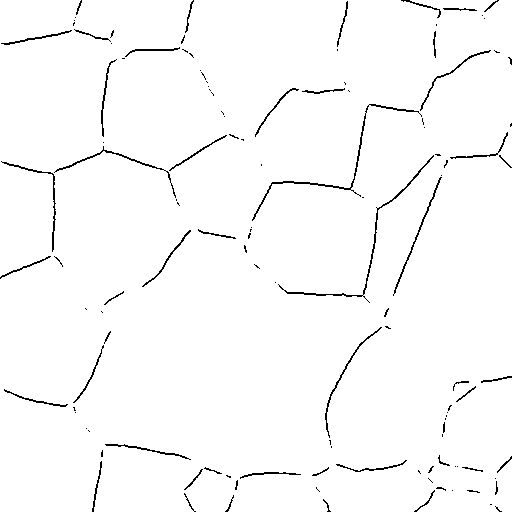
#> input picture output_mask.png, 512 x 512 px
$ jupyter execute --allow-errors contour.ipynb
#> lines starting #> are read from the running program, lines starting #| are printed output that depends on the picture; after the words box and inside, x2 and y2 are one past the last pixel; in counts of white or black regions, pixels touching at a corner belong together
[cell 1]
import cv2
import numpy as np
import matplotlib.pyplot as plt
from skimage.morphology import skeletonize

[cell 2]
img = cv2.imread('output_mask.png', cv2.IMREAD_COLOR)
#> img is the input picture: shape (512, 512, 3); 97.9% white; black in thin lines or dots
print(img.shape)
#| (512, 512, 3)
plt.imshow(img)

[cell 3]
img_gray = cv2.cvtColor(img, cv2.COLOR_BGR2GRAY)
#> img_gray: shape (512, 512); 97.9% white; black in thin lines or dots
_, binary_img = cv2.threshold(img_gray, 127, 255, cv2.THRESH_BINARY_INV)
#> binary_img: shape (512, 512); 2.1% white in thin lines or dots
pad_img = np.pad(binary_img, pad_width=((5,5),(5,5)), mode='constant', constant_values=0)
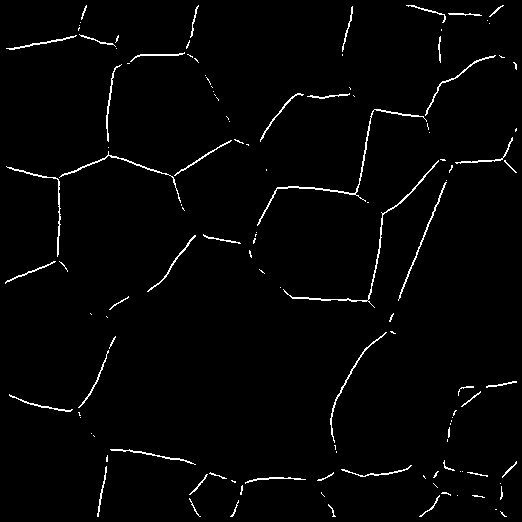
#> pad_img: shape (522, 522); 2% white in thin lines or dots
kernel = np.ones((3,3), np.uint8)
dilated = cv2.dilate(pad_img, kernel, iterations=10)
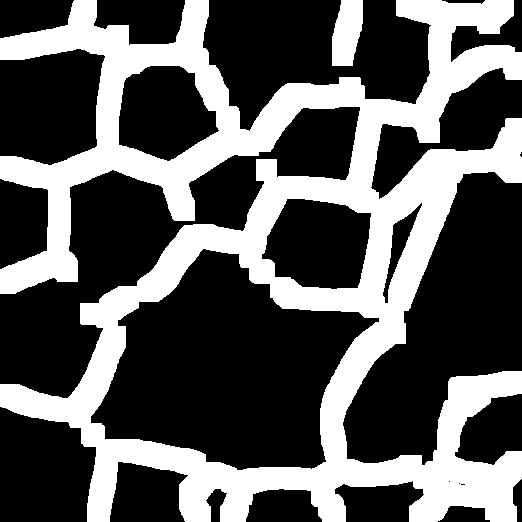
#> dilated: shape (522, 522); 35.1% white; 2 white regions, box (x1, y1, x2, y2) and area: (0, 0, 522, 522) 94036, (332, 0, 363, 66) 1618
closed = cv2.morphologyEx(dilated, cv2.MORPH_CLOSE, kernel=np.ones((5,5), np.uint8), iterations=1)
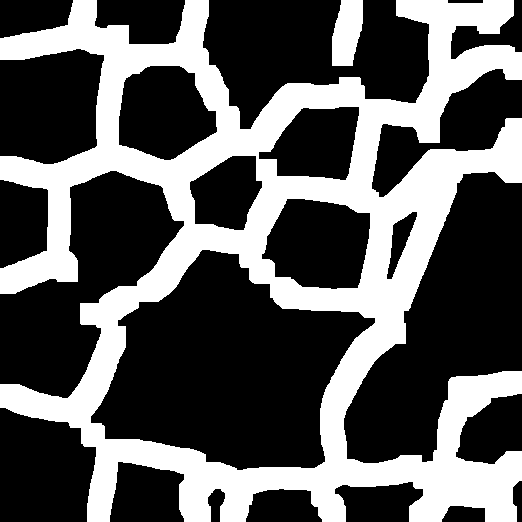
#> closed: shape (522, 522); 35.2% white; 2 white regions, box (x1, y1, x2, y2) and area: (0, 0, 522, 522) 94431, (332, 0, 363, 66) 1618
skeleton = skeletonize(closed // 255).astype(np.uint8) * 255
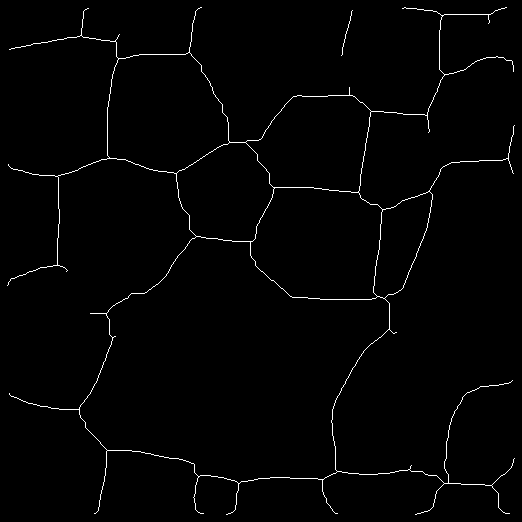
#> skeleton: shape (522, 522); 1.4% white in thin lines or dots
plt.imshow(skeleton, cmap='gray')

[cell 4]
# 끝점을 정확히 찾는 함수
def find_endpoints(skel):
    endpoints = []
    h, w = skel.shape
    for y in range(1, h - 1):
        for x in range(1, w - 1):
            if skel[y, x] == 255:
                neighborhood = skel[y-1:y+2, x-1:x+2]
                if np.sum(neighborhood == 255) == 2:  # 본인 포함 2픽셀(즉 주변 픽셀 1개만 연결된 상태)
                    endpoints.append((y, x))
    return endpoints

# 끝점들을 가장자리와 연결하는 함수
def connect_endpoints_to_edges(skeleton, threshold=50):
    h, w = skeleton.shape
    endpoints = find_endpoints(skeleton)
    connected = skeleton.copy()

    for y, x in endpoints:
        # 각 끝점에서 가장 가까운 가장자리 판단
        distances = {'left': x, 'right': w - x - 1, 'top': y, 'bottom': h - y - 1}
        closest_edge, min_dist = min(distances.items(), key=lambda item: item[1])

        # threshold 내의 가장자리로 연결
        if min_dist < threshold:
            if closest_edge == 'left':
                cv2.line(connected, (x, y), (0, y), 255, 1)
            elif closest_edge == 'right':
                cv2.line(connected, (x, y), (w - 1, y), 255, 1)
            elif closest_edge == 'top':
                cv2.line(connected, (x, y), (x, 0), 255, 1)
            elif closest_edge == 'bottom':
                cv2.line(connected, (x, y), (x, h - 1), 255, 1)

    return connected

[cell 5]
connected = connect_endpoints_to_edges(skeleton, threshold=50)
#> after the loop in find_endpoints, `for y in range(1, h - 1):`: endpoints = 30 pairs, first value 7 to 514, second value 7 to 514
#> the loop in connect_endpoints_to_edges, `for y, x in endpoints:` made 30 passes
#> (y, x, distances, closest_edge, min_dist) on passes 1 to 9: (7, 201, {'left': 201, 'right': 320, 'top': 7, 'bottom': 514}, 'top', 7), (7, 506, {'left': 506, 'right': 15, 'top': 7, 'bottom': 514}, 'top', 7), (8, 88, {'left': 88, 'right': 433, 'top': 8, 'bottom': 513}, 'top', 8), (8, 402, {'left': 402, 'right': 119, 'top': 8, 'bottom': 513}, 'top', 8), (10, 352, {'left': 352, 'right': 169, 'top': 10, 'bottom': 511}, 'top', 10), (23, 488, {'left': 488, 'right': 33, 'top': 23, 'bottom': 498}, 'top', 23), (34, 119, {'left': 119, 'right': 402, 'top': 34, 'bottom': 487}, 'top', 34), (49, 9, {'left': 9, 'right': 512, 'top': 49, 'bottom': 472}, 'left', 9), (55, 341, {'left': 341, 'right': 180, 'top': 55, 'bottom': 466}, 'top', 55)
#> after the loop in connect_endpoints_to_edges, `for y, x in endpoints:`:
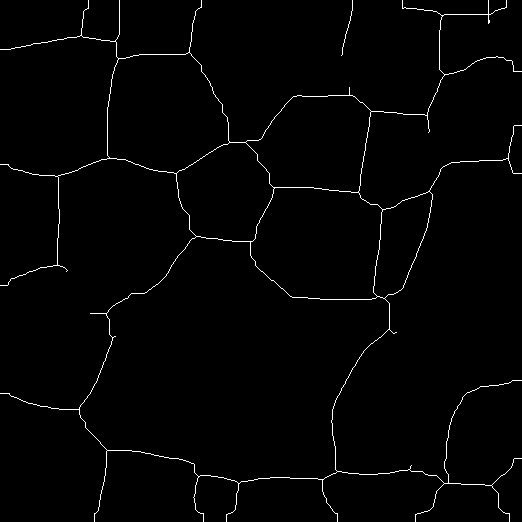
#> connected: shape (522, 522); 1.4% white in thin lines or dots
cropped_back = connected[5:-5, 5:-5]
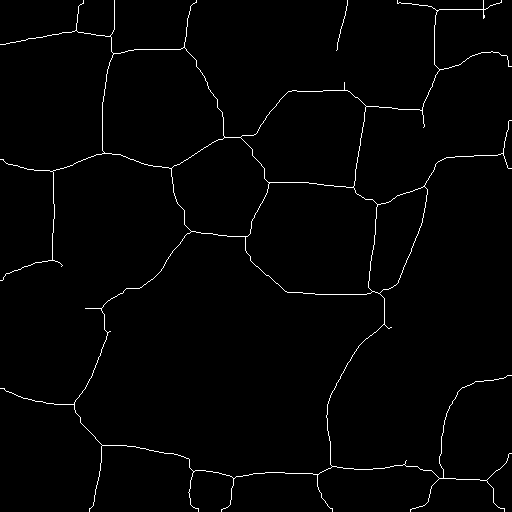
#> cropped_back: shape (512, 512); 1.4% white in thin lines or dots
final_img = np.ones_like(cropped_back, dtype=np.uint8) * 255
final_img[cropped_back == 255] = 0
plt.imshow(final_img, cmap='gray')
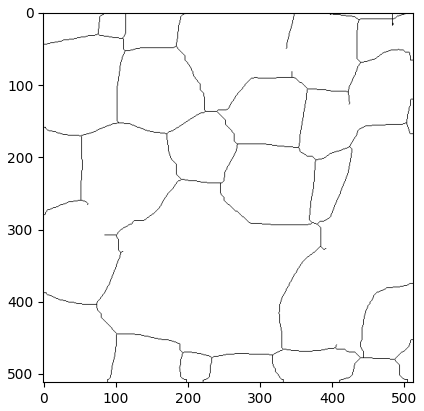
#> figure drawn by matplotlib, 1 panel

[cell 6]
final_img.shape

[cell 7]
kernel = np.ones((3, 3), np.uint8)
eroded_image = cv2.erode(final_img, kernel, iterations=2)
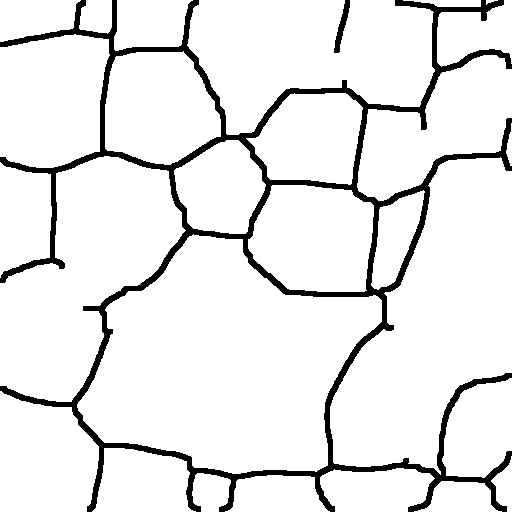
#> eroded_image: shape (512, 512); 91.4% white; 2 black regions, box (x1, y1, x2, y2) and area: (0, 0, 512, 512) 22270, (334, 0, 350, 53) 309
#> final_img: shape (512, 512); 98.6% white; black in thin lines or dots
plt.imshow(eroded_image, cmap='gray')

[cell 8]
contours, _ = cv2.findContours(eroded_image, cv2.RETR_EXTERNAL, cv2.CHAIN_APPROX_SIMPLE)
#> contours = 27 contours, 1 with area under 20; largest, box (x1, y1, x2, y2) and area: (77, 234, 382, 474) 45830, (330, 157, 512, 475) 33392, (0, 156, 186, 402) 25054, (187, 0, 435, 135) 22990, (0, 34, 110, 168) 12378
areas = [cv2.contourArea(contour) for contour in contours]
#> areas = 27 values, max 45830 at index 8, min 14 at index 21, mean 8703.3
areas
#> Out has the same summary as areas

[cell 9]
image_color = cv2.cvtColor(eroded_image, cv2.COLOR_GRAY2BGR)
cv2.drawContours(image_color, contours, -1, (0, 255, 0), 2)
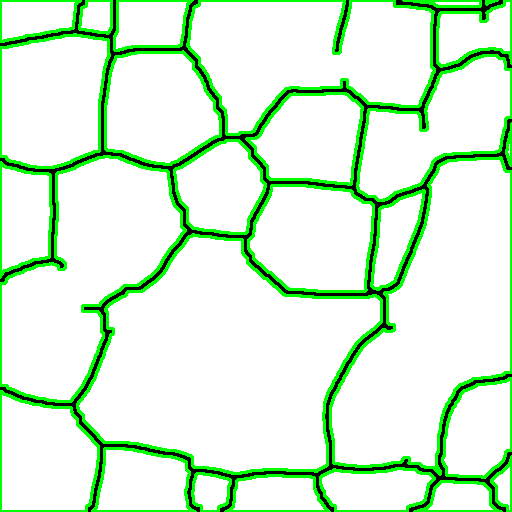
#> image_color: shape (512, 512, 3); mean B, G, R 213.9, 242, 213.9
plt.imshow(cv2.cvtColor(image_color, cv2.COLOR_BGR2RGB))

[cell 10]
areas = [cv2.contourArea(c) for c in contours]
if areas:
    stats = {
        "Count": len(areas),
        "Min": round(min(areas), 2),
        "Max": round(max(areas), 2),
        "Mean": round(np.mean(areas), 2),
        "Std": round(np.std(areas), 2),
        "Median": round(np.median(areas), 2),
    }
#> stats = {'Count': 27, 'Min': 14, 'Max': 45830, 'Mean': 8703.3, 'Std': 10857.9, 'Median': 4632}
stats
#> Out has the same summary as stats

[cell 11]
import xgboost as xgb
import numpy as np
import pickle

#> (a cell that did not finish here is left out)

[cell 13]
stats['Count']
#> Out = 27

[cell 14]
import pandas as pd

[cell 15]
input_data = pd.DataFrame({
    'min_con_pt': [stats['Min']],
    'max_con_pt': [stats['Max']],
    'avg_con_pt': [stats['Mean']],
    'cnt_con_pt': [stats['Count']],
    'std_con_pt': [stats['Std']],
    'med_con_pt': [stats['Median']]
})
#> input_data = table of 1 rows and 6 columns
#> (the rest of this cell did not finish here and is left out)
